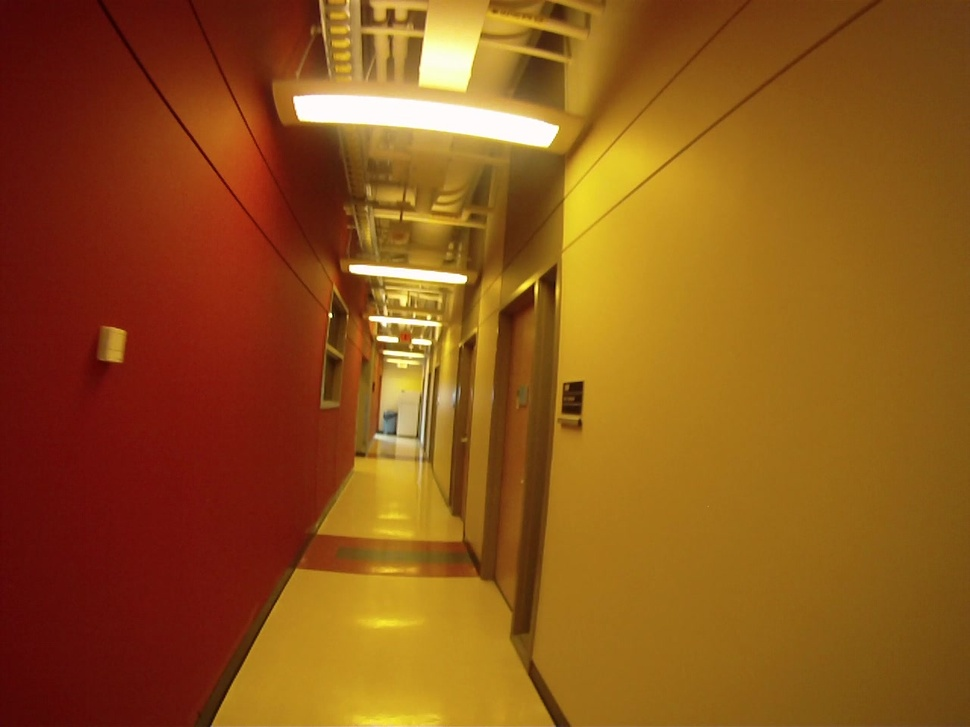
#> input picture ex4/Corridor1.jpg, 970 x 727 px, shrunk from 1280 x 960 before the run
$ jupyter execute 'Exercise 4.ipynb'
#> lines starting #> are read from the running program, lines starting #| are printed output that depends on the picture
## Exercise 4.1 (4 Points)

### Epipolar Geometry

1. In your own words, explain the following terms:
   - Epipole
   - Epipolar line
   - Epipolar plane

2.  Explain what the epipolar constraint is. Why does a point in one image have a corresponding geometric relationship with the epipolar line in the other view?

3.  In simple terms, describe the role of the fundamental matrix **F**. Why is it important in epipolar geometry, and how does it relate two camera views?

### Answer
Given object `X` and 2 camera `o1` and `o2`. Call the Image plane 1, 2 as the image plane of camera `o1` and `o2` respectiveline. Denote `x1` and `x2` as the image of object `X` on Image plane 1 and 2 respectively.

1.

- Epipoles `e1` and `e2` are image of a camera on image plane of another camera.
- Epipolar plane `pi` is the plane contains 2 cameras and object `X`
- Epipolar lines `l1` and `l2` are the intersection of Epipolar plane with each of image plane.

2. Using the notations above, we define epipolar contraint is that the corresponding point `x'` of image `x1` must lie on the epipolar line `l2` and vice versa.

In the ray `o1X`, all points will result the image `x1` on the Image plane 1. However, each of these points will result different images on Image plane 2. So, the image `x1` relates to the whole epipolar line `l2`.

3. Fundamental matrix `F` shows the relationship between 2 images of the same object in 2 different Image plane. Fundamental matrix is usefull because it enables the full reconstruction. Fundamental matrix includes not only the extrinsic info of the stereo system but also the intrinsic info of each of 2 cameras.

## Exercise 4.2 (4 Points)

### 8-Point Algorithm

In this task you are given two images ("Corridor1.jpg" and "Corridor2.jpg").
1) Detect and match features from those images using OpenCv's SIFT detector and OpenCV's BFFMatcher (https://docs.opencv.org/3.4/da/df5/tutorial_py_sift_intro.html and https://docs.opencv.org/4.x/dc/dc3/tutorial_py_matcher.html)

2) Implement the 8-point algorithm and compute the fundamental matrix. Normalize the 2d points before running the 8-point algorithm.

3) Validate your results by drawing epipolar lines on image 2 and verify that corresponding points lie on these lines. Explain why this happens.

You can find more resources on epipolar geometry in the course book “Multiple View Geometry in computer vision” by R. Hartley and A. Zisserman.

[cell 1]
#1)
import cv2
import numpy as np
import matplotlib.pyplot as plt

# Load the images
img1 = cv2.imread('Corridor1.jpg', cv2.IMREAD_GRAYSCALE)
#> img1: shape (727, 970); min 11, max 255, mean 95.6
img2 = cv2.imread('Corridor2.jpg', cv2.IMREAD_GRAYSCALE)
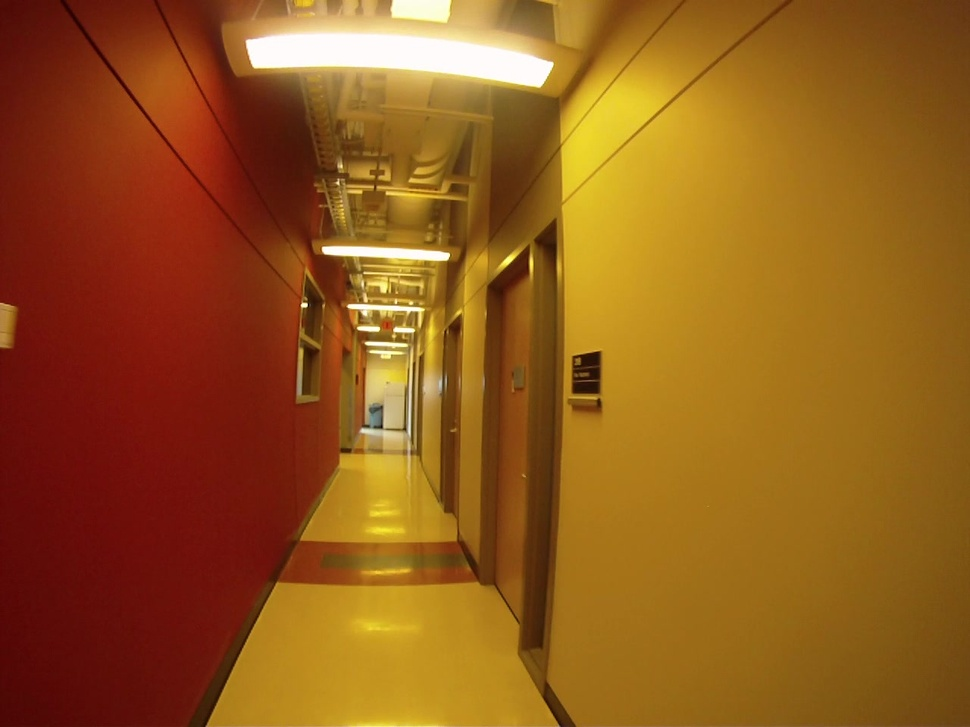
#> input picture ex4/Corridor2.jpg, 970 x 727 px, shrunk from 1280 x 960 before the run
#> img2: shape (727, 970); min 0, max 255, mean 99.9

# Form matrix T
h, w = img1.shape
#> h = 727; w = 970

T = np.float32([
    [2 / w, 0,      -1],
    [0,     2 / h,  -1],
    [0,     0,      1]
])

#########################
# Detect matching feature
#########################
sift = cv2.SIFT_create()

kp1, des1 = sift.detectAndCompute(img1,None)
#> kp1 = 600 keypoints; strongest (x, y, size): (330, 315, 2.8), (356, 269, 8.5), (313, 107, 27.6), (380, 338, 4.4)
kp2, des2 = sift.detectAndCompute(img2,None)
#> kp2 = 616 keypoints; strongest (x, y, size): (304, 305, 3.9), (329, 250, 8.2), (368, 343, 3.3), (270, 51, 35)

bf = cv2.BFMatcher()
matches = bf.knnMatch(des1,des2,k=2)
#> matches = 600 matches

pts1 = []
pts2 = []
for i,(m,n) in enumerate(matches):
    if m.distance < 0.8 * n.distance:
        pts2.append(kp2[m.trainIdx].pt)
        pts1.append(kp1[m.queryIdx].pt)
#> after the loop, pts1 = 232 pairs, first value 162.7 to 694.6, second value 24.98 to 642.2; pts2 = 232 pairs, first value 140.1 to 755.4, second value 13.54 to 643.4

pts1 = np.int32(pts1)
#> pts1 = 232 pairs, first value 162 to 694, second value 24 to 642
pts2 = np.int32(pts2)
#> pts2 = 232 pairs, first value 140 to 755, second value 13 to 643

#########################
# 8-point algorithm
#########################
# Build constraint matrix
rows = []
for p1, p2 in zip(pts1, pts2):
    p1 = T @ np.float32([p1[0], p1[1], 1])
    p2 = T @ np.float32([p2[0], p2[1], 1])

    rows.append([
        p1[0] * p2[0],
        p1[1] * p2[0],
        p2[0],
        p1[0] * p2[1],
        p1[1] * p2[1],
        p2[1],
        p1[0],
        p1[1],
        1
    ])
#> this loop made 232 passes
#> (p1, p2) on passes 1 to 3: ([-0.666, -0.73, 1], [0.557, -0.923, 1]), ([-0.625, -0.642, 1], [0.363, -0.711, 1]), ([-0.596, -0.59, 1], [-0.697, -0.667, 1])
#> after the loop, rows = 232 items

A = np.float32(rows)

U, S, Vh = np.linalg.svd(A.T, full_matrices=True)
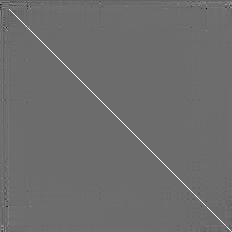
#> Vh: shape (232, 232) float32; min -0.745, max 0.993, mean -0.000298; drawn with min black and max white
#> S = [16.2, 8.67, 4.21, 2.98, 2.11, 1.99, 1.57, 1.05, 0.348]
F = U[:, -1].reshape(3, 3)
#> F = [[-0.148, 0.589, 0.319], [-0.54, -0.0226, -0.155], [-0.425, 0.177, 0.000135]]
U, S, Vh = np.linalg.svd(F, full_matrices=True)
#> U = [[-0.7, 0.664, -0.261], [-0.457, -0.698, -0.551], [-0.548, -0.266, 0.793]]; S = [0.783, 0.621, 0.00275]; Vh = [[0.745, -0.638, -0.195], [0.631, 0.58, 0.516], [-0.216, -0.507, 0.834]]
S[2] = 0.0
F = U @ np.diag(S) @ Vh
#> F = [[-0.149, 0.589, 0.32], [-0.541, -0.0234, -0.154], [-0.425, 0.178, -0.00168]]
F = np.transpose(T) @ F @ T
#> F = [[-6.32e-07, 3.34e-06, -0.000249], [-3.07e-06, -1.77e-07, 0.00113], [0.000545, -0.00107, -0.0441]]

F
#> Out has the same summary as F

### Draw lines

[cell 2]
_, mask = cv2.findFundamentalMat(pts1,pts2,cv2.FM_LMEDS)
#> mask = 232 values, max 1 at index 2, min 0 at index 0, mean 0.797

pts1_ravel = pts1[mask.ravel()==1]
#> pts1_ravel = 185 pairs, first value 196 to 579, second value 87 to 616
pts2_ravel = pts2[mask.ravel()==1]
#> pts2_ravel = 185 pairs, first value 140 to 598, second value 30 to 629

def drawlines(img1,img2,lines,pts1,pts2):
    ''' img1 - image on which we draw the epilines for the points in img2
        lines - corresponding epilines '''
    r,c = img1.shape
    img1 = cv2.cvtColor(img1,cv2.COLOR_GRAY2BGR)
    img2 = cv2.cvtColor(img2,cv2.COLOR_GRAY2BGR)
    for r,pt1,pt2 in zip(lines,pts1,pts2):
        color = tuple(np.random.randint(0,255,3).tolist())
        x0,y0 = map(int, [0, -r[2]/r[1] ])
        x1,y1 = map(int, [c, -(r[2]+r[0]*c)/r[1] ])
        img1 = cv2.line(img1, (x0,y0), (x1,y1), color,1)
        img1 = cv2.circle(img1,tuple(pt1),5,color,-1)
        img2 = cv2.circle(img2,tuple(pt2),5,color,-1)
    return img1,img2

# Find epilines corresponding to points in right image (second image) and
# drawing its lines on left image
lines1 = cv2.computeCorrespondEpilines(pts2_ravel.reshape(-1,1,2), 2,F)
#> lines1 = 185 rows, first 8: [0.135, -0.991, 92.58], [0.227, -0.974, 56.97], [0.542, -0.841, -75.08], [0.542, -0.841, -75.08], [0.515, -0.857, -63.09], [0.542, -0.841, -75.08], [0.703, -0.711, -151.3], [-0.981, -0.193, 380.2]
lines1 = lines1.reshape(-1,3)
img5,img6 = drawlines(img1,img2,lines1,pts1_ravel,pts2_ravel)
#> the loop in drawlines, `for r,pt1,pt2 in zip(lines,pts1,pts2):` made 185 passes
#> (r, pt1, pt2, color, y0, y1) on passes 1 to 3: ([0.135, -0.991, 92.58], [196, 149], [147, 121], (172, 47, 117), 93, 225), ([0.227, -0.974, 56.97], [200, 145], [140, 102], (192, 67, 251), 58, 284), ([0.542, -0.841, -75.08], [231, 92], [173, 38], (195, 103, 9), -89, 535)
#> after the loop in drawlines, `for r,pt1,pt2 in zip(lines,pts1,pts2):`:
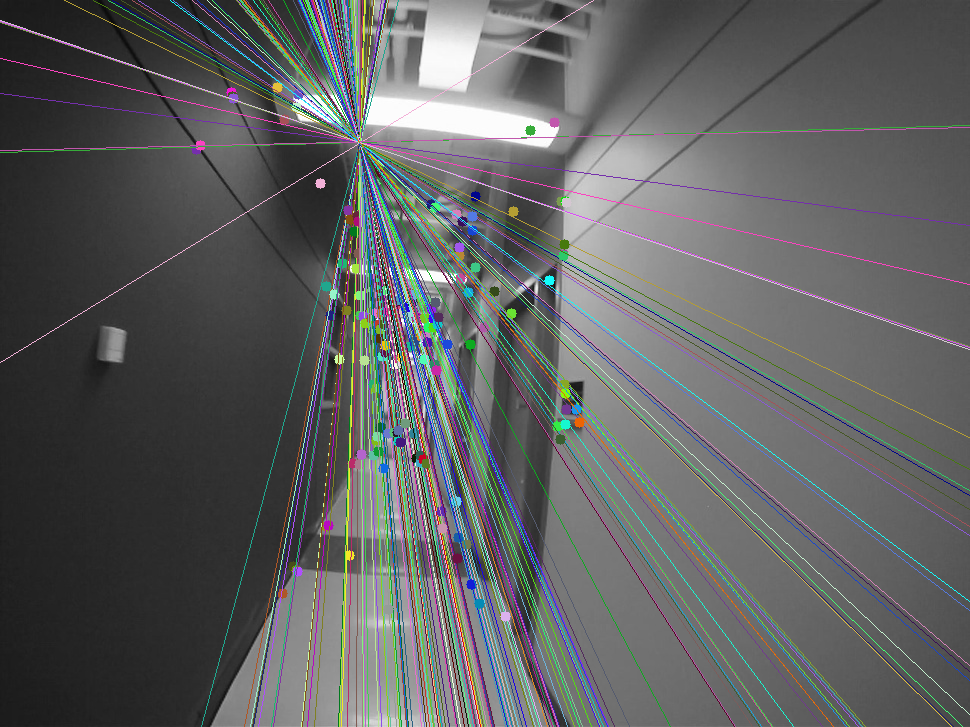
#> img1: shape (727, 970, 3); mean B, G, R 97, 96.6, 95
#> after the loop in drawlines, `for r,pt1,pt2 in zip(lines,pts1,pts2):`:
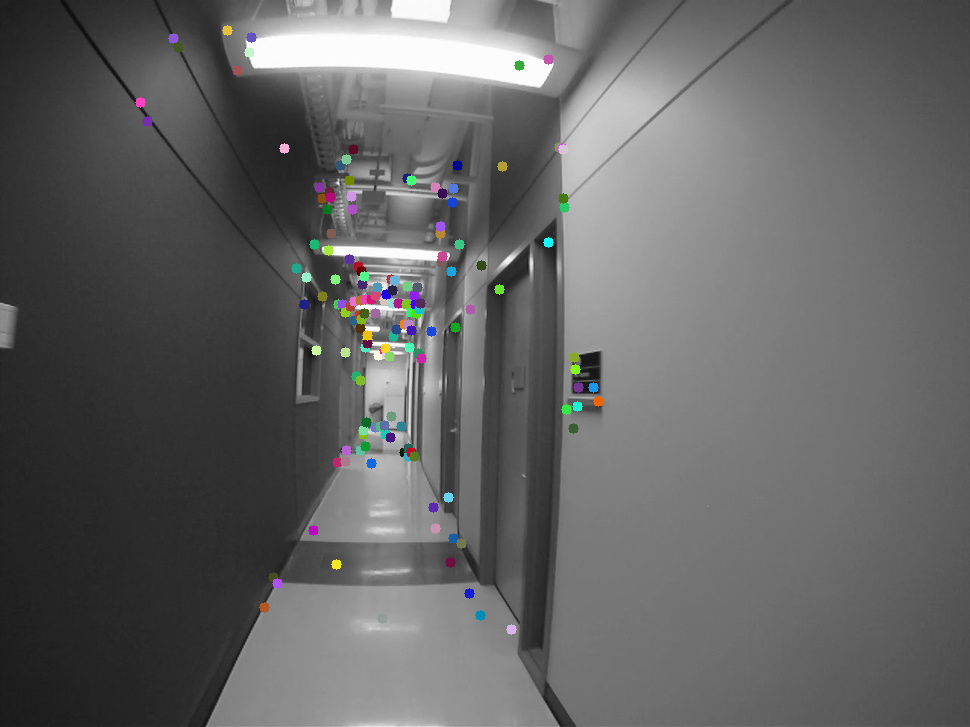
#> img2: shape (727, 970, 3); mean B, G, R 100, 100, 99.8

# Find epilines corresponding to points in left image (first image) and
# drawing its lines on right image
lines2 = cv2.computeCorrespondEpilines(pts1_ravel.reshape(-1,1,2), 1,F)
#> lines2 = 185 rows, first 8: [0.243, 0.97, -186.6], [0.219, 0.976, -179.3], [-0.211, 0.977, -39.56], [-0.211, 0.977, -39.56], [-0.183, 0.983, -49.34], [-0.17, 0.985, -53.84], [-0.452, 0.892, 47.94], [0.995, 0.101, -334.6]
lines2 = lines2.reshape(-1,3)
img3,img4 = drawlines(img2,img1,lines2,pts2_ravel,pts1_ravel)
#> the loop in drawlines (call 2), `for r,pt1,pt2 in zip(lines,pts1,pts2):` made 185 passes
#> (r, pt1, pt2, color, y0, y1) on passes 1 to 3: ([0.243, 0.97, -186.6], [147, 121], [196, 149], (49, 87, 30), 192, -51), ([0.219, 0.976, -179.3], [140, 102], [200, 145], (54, 153, 20), 183, -33), ([-0.211, 0.977, -39.56], [173, 38], [231, 92], (97, 101, 185), 40, 250)
#> pass 1, in drawlines (call 2), `img1 = cv2.line(img1, (x0,y0), (x1,y1), color,1)`:
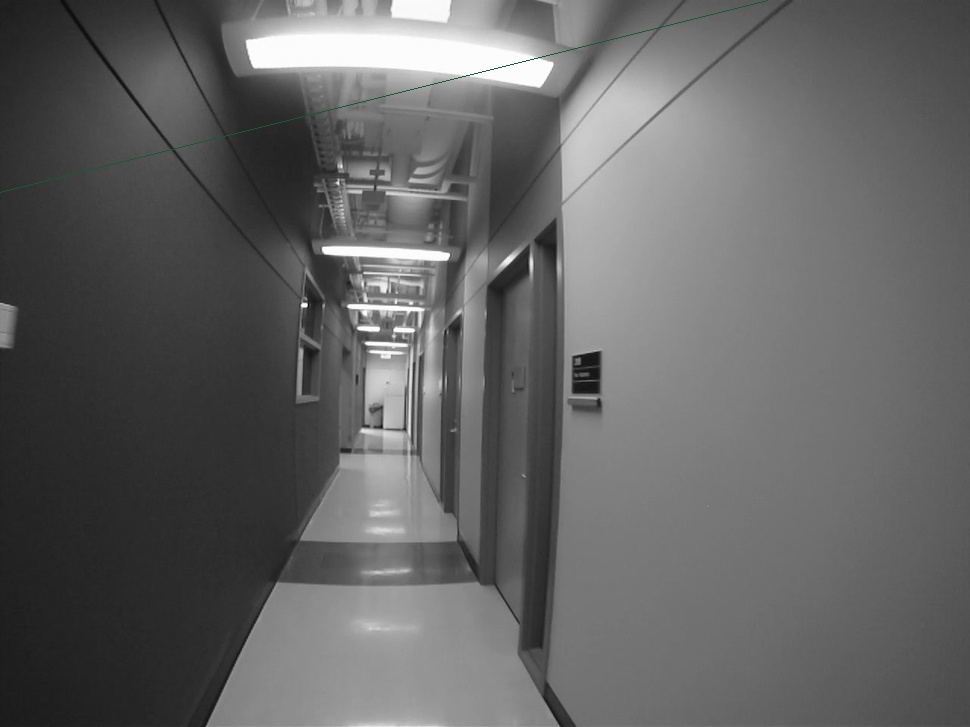
#> img1: shape (727, 970, 3); mean B, G, R 99.8, 99.9, 99.8
#> after the loop in drawlines (call 2), `for r,pt1,pt2 in zip(lines,pts1,pts2):`:
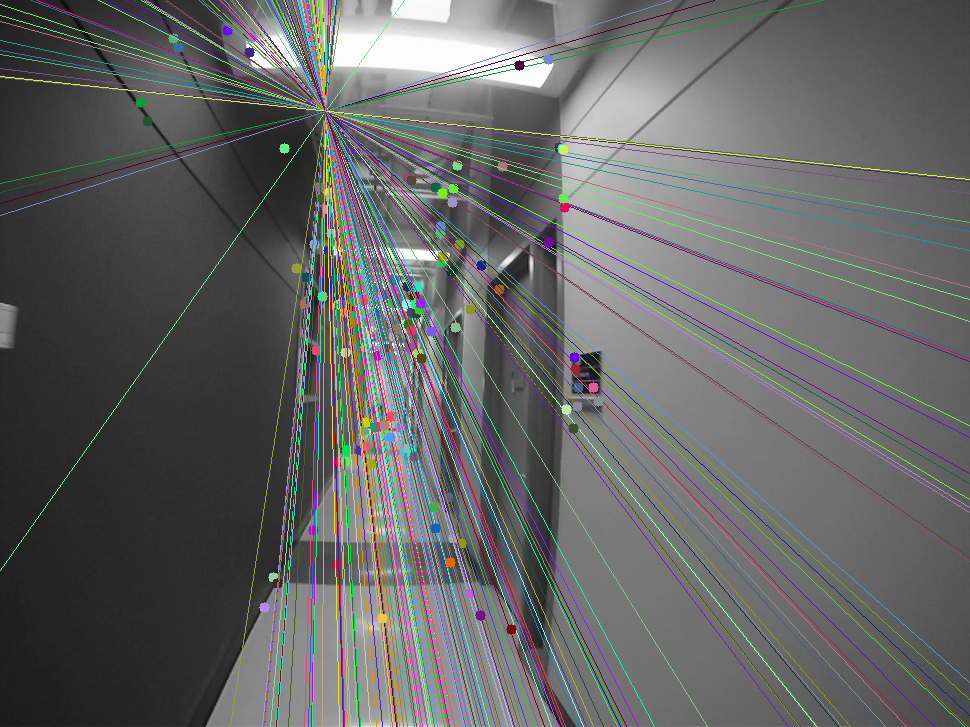
#> img1: shape (727, 970, 3); mean B, G, R 100.4, 101, 99.8
#> after the loop in drawlines (call 2), `for r,pt1,pt2 in zip(lines,pts1,pts2):`:
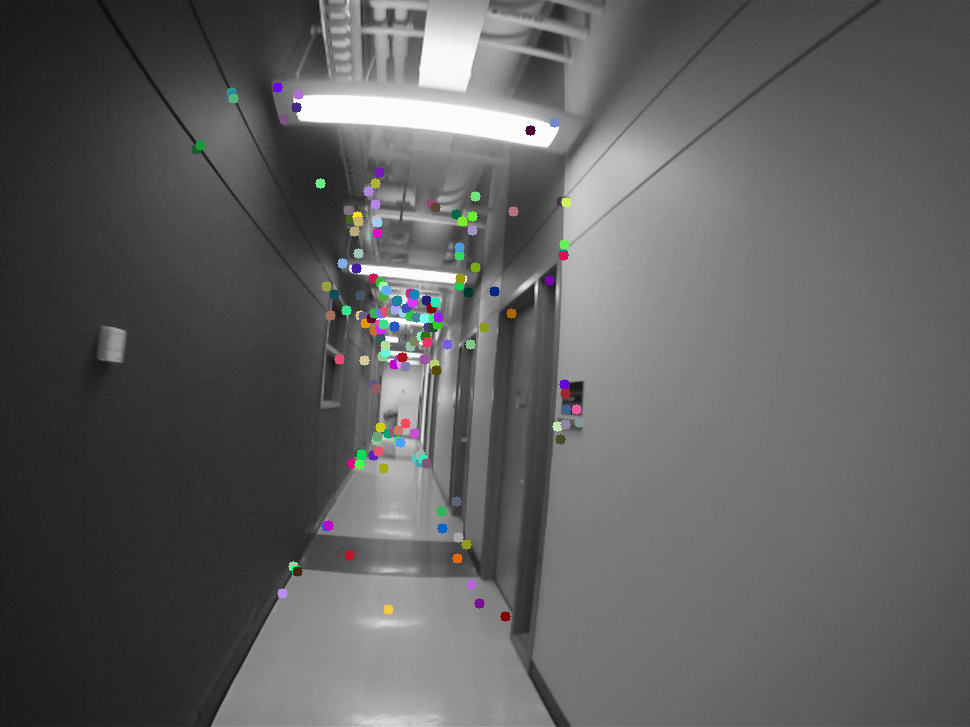
#> img2: shape (727, 970, 3); mean B, G, R 95.7, 95.6, 95.6

fig = plt.figure(figsize=(30, 30))
ax = fig.add_subplot(121)
ax.imshow(img5)
ax.set_title("Image 1 with lines")

ax = fig.add_subplot(122)
ax.imshow(img3)
ax.set_title("Image 2 with lines")

plt.show()
#> figure, not shown here; B, G, R data is drawn as R, G, B
